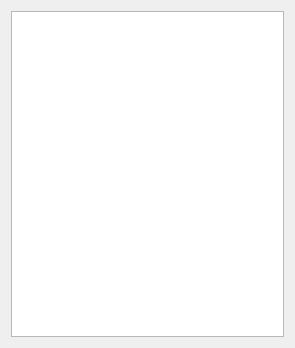
<?xml version="1.0" encoding="UTF-8"?>
<ui version="4.0">
 <class>ErrorWindow</class>
 <widget class="QDialog" name="ErrorWindow">
  <property name="geometry">
   <rect>
    <x>0</x>
    <y>0</y>
    <width>295</width>
    <height>348</height>
   </rect>
  </property>
  <property name="maximumSize">
   <size>
    <width>300</width>
    <height>16777215</height>
   </size>
  </property>
  <property name="windowTitle">
   <string>Dialog</string>
  </property>
  <layout class="QVBoxLayout" name="verticalLayout">
   <item>
    <widget class="QListWidget" name="errors"/>
   </item>
  </layout>
 </widget>
 <resources/>
 <connections/>
</ui>
